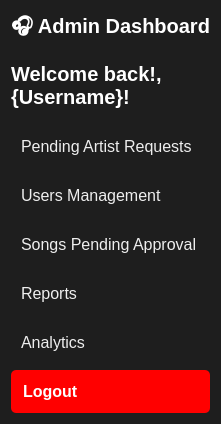
     <widget class="QFrame" name="sidebar">
      <property name="minimumSize">
       <size>
        <width>200</width>
        <height>0</height>
       </size>
      </property>
      <property name="styleSheet">
       <string notr="true">
        QFrame { background-color: #1e1e1e; }
        QPushButton { 
            background: none; 
            color: #eee; 
            font-size: 16px; 
            padding: 12px 10px; 
            border-radius: 5px;
            text-align: left;
        }
        QPushButton:hover { background-color: #2c2c2c; }
        QPushButton:checked { background-color: #3a3a3a; }
       </string>
      </property>
      <layout class="QVBoxLayout" name="sidebarLayout">
       <item>
        <widget class="QLabel" name="adminTitle">
         <property name="styleSheet">
          <string notr="true">font-size:20px; font-weight:bold; color:#fff;</string>
         </property>
         <property name="text">
          <string>🎧 Admin Dashboard</string>
         </property>
         <property name="alignment">
          <set>Qt::AlignCenter</set>
         </property>
        </widget>
       </item>
       <item>
        <spacer name="spacerDashboard">
         <property name="orientation">
          <enum>Qt::Vertical</enum>
         </property>
         <property name="sizeType">
          <enum>QSizePolicy::Fixed</enum>
         </property>
         <property name="sizeHint" stdset="0">
          <size>
           <width>20</width>
           <height>10</height>
          </size>
         </property>
        </spacer>
       </item>
       <item>
        <widget class="QLabel" name="welcomeLabel">
         <property name="font">
          <font>
           <pointsize>-1</pointsize>
           <weight>75</weight>
           <bold>true</bold>
          </font>
         </property>
         <property name="styleSheet">
          <string notr="true">font-size:20px; font-weight:bold; color:#fff;</string>
         </property>
         <property name="text">
          <string>Welcome back!, {Username}!</string>
         </property>
         <property name="alignment">
          <set>Qt::AlignLeading|Qt::AlignLeft|Qt::AlignVCenter</set>
         </property>
         <property name="wordWrap">
          <bool>true</bool>
         </property>
        </widget>
       </item>
       <item>
        <spacer name="spacerWelcome">
         <property name="orientation">
          <enum>Qt::Vertical</enum>
         </property>
         <property name="sizeType">
          <enum>QSizePolicy::Fixed</enum>
         </property>
         <property name="sizeHint" stdset="0">
          <size>
           <width>20</width>
           <height>10</height>
          </size>
         </property>
        </spacer>
       </item>
       <item>
        <widget class="QPushButton" name="artistrequestsBtn">
         <property name="text">
          <string>Pending Artist Requests</string>
         </property>
         <property name="checkable">
          <bool>true</bool>
         </property>
        </widget>
       </item>
       <item>
        <widget class="QPushButton" name="usermanagementBtn">
         <property name="text">
          <string>Users Management</string>
         </property>
         <property name="checkable">
          <bool>true</bool>
         </property>
        </widget>
       </item>
       <item>
        <widget class="QPushButton" name="pendingSongsBtn">
         <property name="text">
          <string>Songs Pending Approval</string>
         </property>
         <property name="checkable">
          <bool>true</bool>
         </property>
        </widget>
       </item>
       <item>
        <widget class="QPushButton" name="reportsBtn">
         <property name="text">
          <string>Reports</string>
         </property>
         <property name="checkable">
          <bool>true</bool>
         </property>
        </widget>
       </item>
       <item>
        <widget class="QPushButton" name="analyticsBtn">
         <property name="text">
          <string>Analytics</string>
         </property>
         <property name="checkable">
          <bool>true</bool>
         </property>
        </widget>
       </item>
       <item>
        <spacer name="spacerMiddle">
         <property name="orientation">
          <enum>Qt::Vertical</enum>
         </property>
         <property name="sizeHint" stdset="0">
          <size>
           <width>0</width>
           <height>0</height>
          </size>
         </property>
        </spacer>
       </item>
       <item>
        <widget class="QPushButton" name="logoutBtn">
         <property name="styleSheet">
          <string notr="true">background:red; color:white; font-weight:bold; border-radius:5px; padding:12px;</string>
         </property>
         <property name="text">
          <string>Logout</string>
         </property>
        </widget>
       </item>
      </layout>
     </widget>
